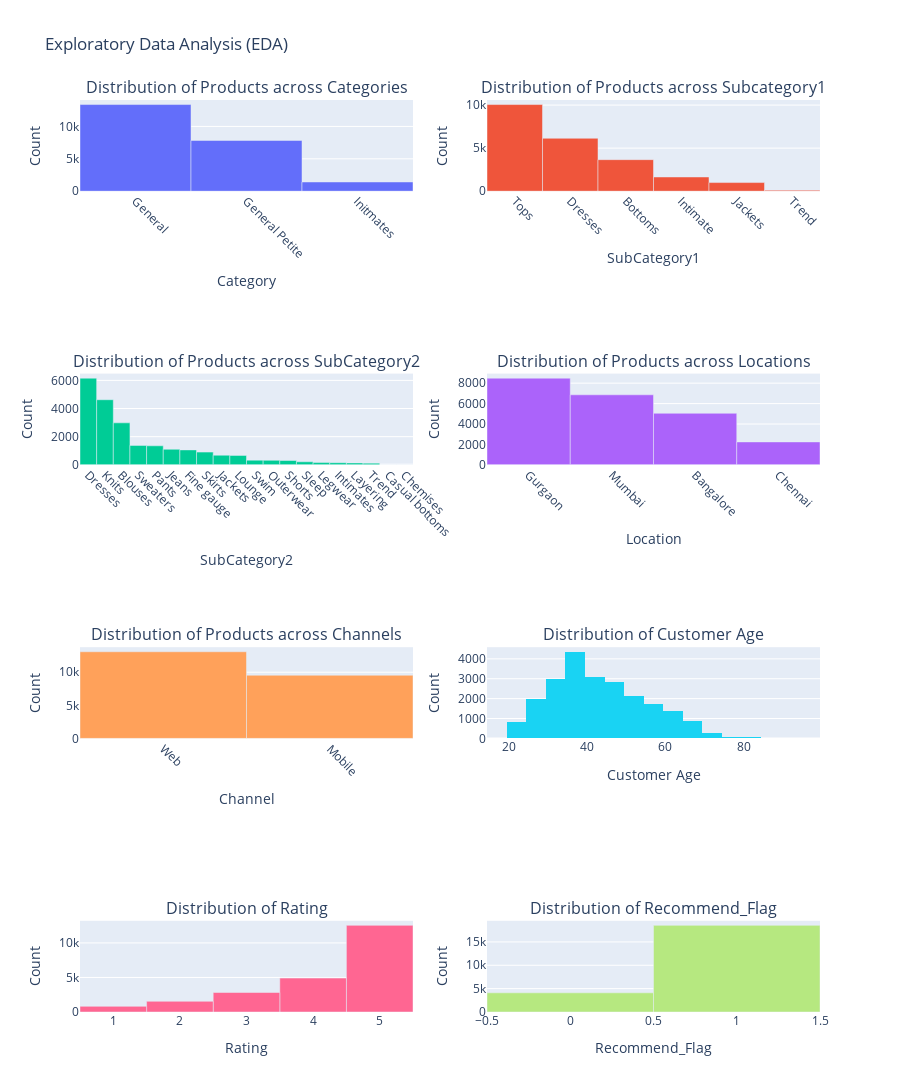

Write notebook code for a chart like this one.
### Code cell
import plotly.graph_objects as go
from plotly.subplots import make_subplots
import plotly.express as px

# Create a 4x2 grid of subplots with larger size
fig = make_subplots(rows=4, cols=2, subplot_titles=(
    'Distribution of Products across Categories',
    'Distribution of Products across Subcategory1',
    'Distribution of Products across SubCategory2',
    'Distribution of Products across Locations',
    'Distribution of Products across Channels',
    'Distribution of Customer Age',
    'Distribution of Rating',
    'Distribution of Recommend_Flag'),
    vertical_spacing=0.2)  # Adjust the vertical spacing as needed

# Plot the first graph - Distribution of Products across Categories
fig.add_trace(go.Bar(x=dataset['Category'].value_counts().index, y=dataset['Category'].value_counts().values),
              row=1, col=1)
fig.update_xaxes(title_text='Category', tickangle=45, row=1, col=1)
fig.update_yaxes(title_text='Count', row=1, col=1)

# Plot the second graph - Distribution of Products across Subcategory1
fig.add_trace(go.Bar(x=dataset['SubCategory1'].value_counts().index, y=dataset['SubCategory1'].value_counts().values),
              row=1, col=2)
fig.update_xaxes(title_text='SubCategory1', tickangle=45, row=1, col=2)
fig.update_yaxes(title_text='Count', row=1, col=2)

# Plot the third graph - Distribution of Products across SubCategory2
fig.add_trace(go.Bar(x=dataset['SubCategory2'].value_counts().index, y=dataset['SubCategory2'].value_counts().values),
              row=2, col=1)
fig.update_xaxes(title_text='SubCategory2', tickangle=45, row=2, col=1)
fig.update_yaxes(title_text='Count', row=2, col=1)

# Plot the fourth graph - Distribution of Products across Locations
fig.add_trace(go.Bar(x=dataset['Location'].value_counts().index, y=dataset['Location'].value_counts().values),
              row=2, col=2)
fig.update_xaxes(title_text='Location', tickangle=45, row=2, col=2)
fig.update_yaxes(title_text='Count', row=2, col=2)

# Plot the fifth graph - Distribution of Products across Channels
fig.add_trace(go.Bar(x=dataset['Channel'].value_counts().index, y=dataset['Channel'].value_counts().values),
              row=3, col=1)
fig.update_xaxes(title_text='Channel', tickangle=45, row=3, col=1)
fig.update_yaxes(title_text='Count', row=3, col=1)

# Plot the sixth graph - Distribution of Customer Age
fig.add_trace(go.Histogram(x=dataset['Customer_Age'], nbinsx=20), row=3, col=2)
fig.update_xaxes(title_text='Customer Age', row=3, col=2)
fig.update_yaxes(title_text='Count', row=3, col=2)

# Plot the seventh graph - Distribution of Rating
fig.add_trace(go.Bar(x=dataset['Rating'].value_counts().index, y=dataset['Rating'].value_counts().values),
              row=4, col=1)
fig.update_xaxes(title_text='Rating', row=4, col=1)
fig.update_yaxes(title_text='Count', row=4, col=1)

# Plot the eighth graph - Distribution of Recommend_Flag
fig.add_trace(go.Bar(x=dataset['Recommend_Flag'].value_counts().index, y=dataset['Recommend_Flag'].value_counts().values),
              row=4, col=2)
fig.update_xaxes(title_text='Recommend_Flag', row=4, col=2)
fig.update_yaxes(title_text='Count', row=4, col=2)

# Update subplot layout
fig.update_layout(title='Exploratory Data Analysis (EDA)', height=1200,
                  showlegend=False)  # Set height as needed
fig.show()

### Figure 1 — Plotly figure (JSON) as saved in the notebook; plotly's stock layout.template omitted (floating-point values rounded to 4 significant figures; data arrays with more than 128 entries replaced by an {"elided": "..."} marker saying what was removed)
{"data": [{"type": "bar", "x": ["General", "General Petite", "Initmates"], "xaxis": "x", "y": [13379, 7837, 1426], "yaxis": "y"}, {"type": "bar", "x": ["Tops", "Dresses", "Bottoms", "Intimate", "Jackets", "Trend"], "xaxis": "x2", "y": [10061, 6146, 3662, 1653, 1002, 118], "yaxis": "y2"}, {"type": "bar", "x": ["Dresses", "Knits", "Blouses", "Sweaters", "Pants", "Jeans", "Fine gauge", "Skirts", "Jackets", "Lounge", "Swim", "Outerwear", "Shorts", "Sleep", "Legwear", "Intimates", "Layering", "Trend", "Casual bottoms", "Chemises"], "xaxis": "x3", "y": [6159, 4626, 2983, 1380, 1350, 1104, 1059, 903, 683, 669, 332, 319, 304, 214, 158, 147, 132, 118, 1, 1], "yaxis": "y3"}, {"type": "bar", "x": ["Gurgaon", "Mumbai", "Bangalore", "Chennai"], "xaxis": "x4", "y": [8491, 6859, 5050, 2242], "yaxis": "y4"}, {"type": "bar", "x": ["Web", "Mobile"], "xaxis": "x5", "y": [13096, 9546], "yaxis": "y5"}, {"nbinsx": 20, "type": "histogram", "x": {"elided": "22642 int values"}, "xaxis": "x6", "yaxis": "y6"}, {"type": "bar", "x": [5, 4, 3, 2, 1], "xaxis": "x7", "y": [12541, 4908, 2823, 1549, 821], "yaxis": "y7"}, {"type": "bar", "x": [1, 0], "xaxis": "x8", "y": [18541, 4101], "yaxis": "y8"}], "layout": {"annotations": [{"font": {"size": 16}, "showarrow": false, "text": "Distribution of Products across Categories", "x": 0.225, "xanchor": "center", "xref": "paper", "y": 1, "yanchor": "bottom", "yref": "paper"}, {"font": {"size": 16}, "showarrow": false, "text": "Distribution of Products across Subcategory1", "x": 0.775, "xanchor": "center", "xref": "paper", "y": 1, "yanchor": "bottom", "yref": "paper"}, {"font": {"size": 16}, "showarrow": false, "text": "Distribution of Products across SubCategory2", "x": 0.225, "xanchor": "center", "xref": "paper", "y": 0.7, "yanchor": "bottom", "yref": "paper"}, {"font": {"size": 16}, "showarrow": false, "text": "Distribution of Products across Locations", "x": 0.775, "xanchor": "center", "xref": "paper", "y": 0.7, "yanchor": "bottom", "yref": "paper"}, {"font": {"size": 16}, "showarrow": false, "text": "Distribution of Products across Channels", "x": 0.225, "xanchor": "center", "xref": "paper", "y": 0.4, "yanchor": "bottom", "yref": "paper"}, {"font": {"size": 16}, "showarrow": false, "text": "Distribution of Customer Age", "x": 0.775, "xanchor": "center", "xref": "paper", "y": 0.4, "yanchor": "bottom", "yref": "paper"}, {"font": {"size": 16}, "showarrow": false, "text": "Distribution of Rating", "x": 0.225, "xanchor": "center", "xref": "paper", "y": 0.1, "yanchor": "bottom", "yref": "paper"}, {"font": {"size": 16}, "showarrow": false, "text": "Distribution of Recommend_Flag", "x": 0.775, "xanchor": "center", "xref": "paper", "y": 0.1, "yanchor": "bottom", "yref": "paper"}], "height": 1200, "showlegend": false, "title": {"text": "Exploratory Data Analysis (EDA)"}, "xaxis": {"anchor": "y", "domain": [0, 0.45], "tickangle": 45, "title": {"text": "Category"}}, "xaxis2": {"anchor": "y2", "domain": [0.55, 1], "tickangle": 45, "title": {"text": "SubCategory1"}}, "xaxis3": {"anchor": "y3", "domain": [0, 0.45], "tickangle": 45, "title": {"text": "SubCategory2"}}, "xaxis4": {"anchor": "y4", "domain": [0.55, 1], "tickangle": 45, "title": {"text": "Location"}}, "xaxis5": {"anchor": "y5", "domain": [0, 0.45], "tickangle": 45, "title": {"text": "Channel"}}, "xaxis6": {"anchor": "y6", "domain": [0.55, 1], "title": {"text": "Customer Age"}}, "xaxis7": {"anchor": "y7", "domain": [0, 0.45], "title": {"text": "Rating"}}, "xaxis8": {"anchor": "y8", "domain": [0.55, 1], "title": {"text": "Recommend_Flag"}}, "yaxis": {"anchor": "x", "domain": [0.9, 1], "title": {"text": "Count"}}, "yaxis2": {"anchor": "x2", "domain": [0.9, 1], "title": {"text": "Count"}}, "yaxis3": {"anchor": "x3", "domain": [0.6, 0.7], "title": {"text": "Count"}}, "yaxis4": {"anchor": "x4", "domain": [0.6, 0.7], "title": {"text": "Count"}}, "yaxis5": {"anchor": "x5", "domain": [0.3, 0.4], "title": {"text": "Count"}}, "yaxis6": {"anchor": "x6", "domain": [0.3, 0.4], "title": {"text": "Count"}}, "yaxis7": {"anchor": "x7", "domain": [0, 0.1], "title": {"text": "Count"}}, "yaxis8": {"anchor": "x8", "domain": [0, 0.1], "title": {"text": "Count"}}}}
